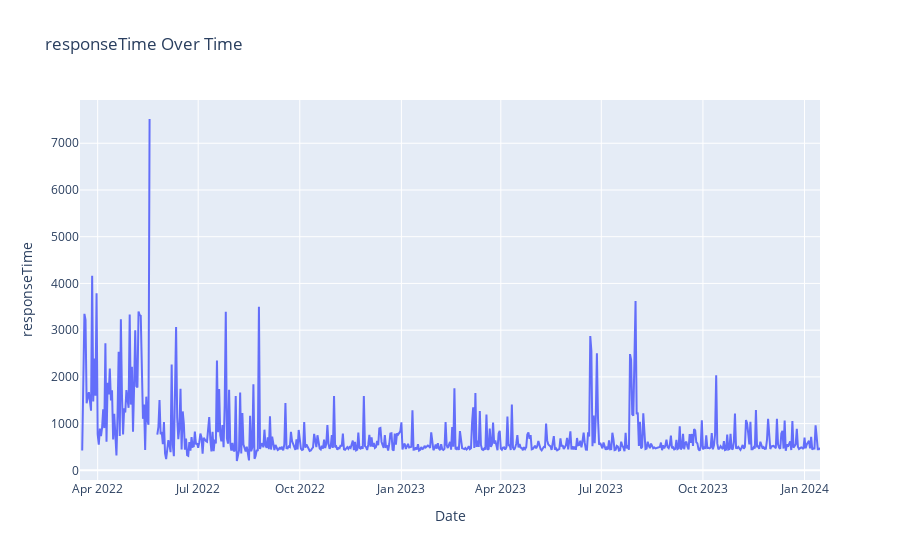

Notebook code for this chart:
### Code cell
visualize_feature_over_time(service_stats_features, "responseTime")

### Figure 1 — Plotly figure (JSON) as saved in the notebook; plotly's stock layout.template omitted (floating-point values rounded to 4 significant figures; data arrays with more than 128 entries replaced by an {"elided": "..."} marker saying what was removed)
{"data": [{"hovertemplate": "Date=%{x}<br>responseTime=%{y}<extra></extra>", "legendgroup": "", "line": {"color": "#636efa", "dash": "solid"}, "marker": {"symbol": "circle"}, "mode": "lines", "name": "", "orientation": "v", "showlegend": false, "type": "scatter", "x": {"elided": "671 str values"}, "xaxis": "x", "y": {"elided": "671 float values"}, "yaxis": "y"}], "layout": {"legend": {"tracegroupgap": 0}, "title": {"text": "responseTime Over Time"}, "xaxis": {"anchor": "y", "domain": [0, 1], "title": {"text": "Date"}}, "yaxis": {"anchor": "x", "domain": [0, 1], "title": {"text": "responseTime"}}}}
